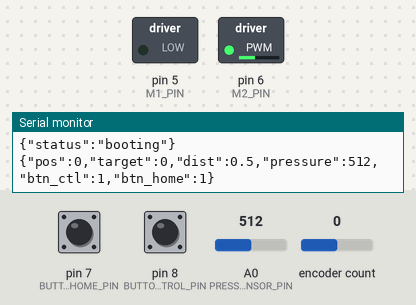
The program below on a simulated Arduino Nano, built with avr-gcc and run on an emulated ATmega328P. On the bench: switched loads named in the program (green lamp = pin HIGH), the last lines printed to the serial monitor. The inputs (shaded band) are chosen by the test bench; at power-on: pin 7 (BUTTON_HOME_PIN) HIGH, encoder count 0, pin 8 (BUTTON_CONTROL_PIN) HIGH, A0 (PRESSURE_SENSOR_PIN) = 512. Pins used as bus, display or sensor lines are not drawn.

Above: at 1.2 s.
1.3 s: pin 7 (BUTTON_HOME_PIN) pulled LOW for 0.15 s
At 2.5 s:
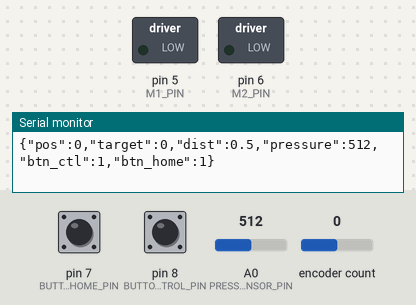
2.9 s: encoder count set to 4
At 3.8 s:
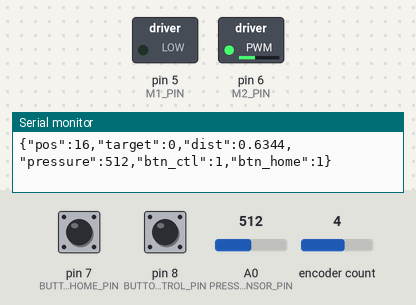
4.4 s: encoder count set to 3
7.4 s: pin 7 (BUTTON_HOME_PIN) pulled LOW for 1 s
At 8.4 s:
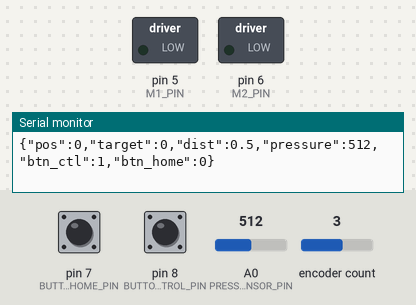
Timing chart, 0 to 10.4 s (numbered marks = the images above; inputs shaded):
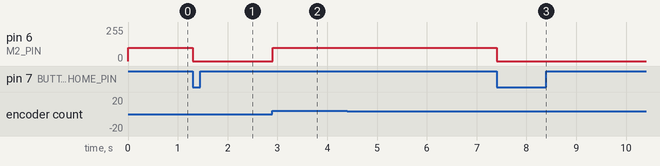

Measured:
- after the input at 1.3 s, pin 6 (M2_PIN): 100/255 → 0/255 at once
- after the input at 2.9 s, pin 6 (M2_PIN): 0/255 → 100/255 at once
- after the input at 7.4 s, pin 6 (M2_PIN): 100/255 → 0/255 at once

The program:

main.cpp
```cpp
#include <Arduino.h>

#include "MotorHandler.hpp"
#include "SerialHandler.hpp"
#include "SystemConfig.hpp"

// Global objects
MotorHandler motor;
SerialHandler serialHandler(motor);

// Timer variables for non-blocking loop
unsigned long lastMotorUpdate = 0;
unsigned long lastSerialRxUpdate = 0;
unsigned long lastSerialTxUpdate = 0;

void setup() {
    serialHandler.setup();
    Serial.println("{\"status\":\"booting\"}");

    // Initialize Modules
    motor.setup();

    // Initial Homing:
    if (AUTO_HOME_ON_BOOT) {
        motor.home();
    } else {
        motor.stopMotor();
    }
}

void loop() {
    unsigned long currentMillis = millis();

    // Serial Rx Task
    if (currentMillis - lastSerialRxUpdate >= SERIAL_RX_TASK_DELAY) {
        serialHandler.update();
        lastSerialRxUpdate = currentMillis;
    }

    // Motor Task
    if (currentMillis - lastMotorUpdate >= MOTOR_TASK_DELAY) {
        motor.update();
        lastMotorUpdate = currentMillis;
    }

    // Serial Tx Task
    if (currentMillis - lastSerialTxUpdate >= SERIAL_TX_TASK_DELAY) {
        serialHandler.sendStatus();
        lastSerialTxUpdate = currentMillis;
    }
}
```

MotorHandler.hpp
```cpp
#ifndef MOTOR_HANDLER_HPP
#define MOTOR_HANDLER_HPP

#include <Encoder.h>
#include "SystemConfig.hpp"

class MotorHandler {
   private:
    Encoder myEncoder;
    volatile long targetPosition;
    bool isHoming;
    int lastSpeed = -1;
    int lastDirection = 0;
    long lastError = 0;
    unsigned long lastTime = 0;

    void setMotorDrive(int direction, int speed) {
        if (speed == 0) {
            stopMotor();
            return;
        }

        // Only update if state has changed
        if (speed != lastSpeed || direction != lastDirection) {
            digitalWrite(SLEEP_PIN, HIGH);  // Wake up

            if (direction > 0) {
                // Forward
                analogWrite(M1_PIN, speed);
                analogWrite(M2_PIN, 0);
            } else {
                // Reverse
                analogWrite(M1_PIN, 0);
                analogWrite(M2_PIN, speed);
            }

            lastSpeed = speed;
            lastDirection = direction;
        }
    }

    long distanceToEncoderCounts(float distanceMM) {
        return (long)((distanceMM - DISTANCE_OFFSET) / DISTANCE_SLOPE);
    }

   public:
    MotorHandler() : myEncoder(ENC_A_PIN, ENC_B_PIN), targetPosition(0), isHoming(false) {}

    void setup() {
        pinMode(M1_PIN, OUTPUT);
        pinMode(M2_PIN, OUTPUT);

        // Setup Sleep Pin
        pinMode(SLEEP_PIN, OUTPUT);
        digitalWrite(SLEEP_PIN, HIGH);  // Enable Driver

        pinMode(BUTTON_HOME_PIN, INPUT_PULLUP);
        pinMode(BUTTON_CONTROL_PIN, INPUT_PULLUP);

        stopMotor();

        // Encoder library handles pin setup automatically
        myEncoder.write(0);
    }

    void stopMotor() {
        analogWrite(M1_PIN, 0);
        analogWrite(M2_PIN, 0);
        digitalWrite(SLEEP_PIN, LOW);  // Sleep
        lastSpeed = 0;
        lastDirection = 0;
    }

    void update() {
        // Homing Stop Condition
        if (digitalRead(BUTTON_HOME_PIN) == LOW) {
            myEncoder.write(0);
            if (isHoming) {
                stopMotor();
                targetPosition = 0;
                isHoming = false;
                return;
            }
        }

        if (isHoming) {
            setMotorDrive(-1, MIN_PWM);
            return;
        }

        long currentPos = getPosition();
        long error = targetPosition - currentPos;

        unsigned long currentTime = millis();
        float dt = (currentTime - lastTime) / 1000.0;
        if (dt <= 0) dt = 0.001;  // Prevent division by zero if called too fast

        float derivative = (error - lastError) / dt;

        // PD Output
        float output = (KP * error) + (KD * derivative);

        // Update state
        lastError = error;
        lastTime = currentTime;

        // Deadband / Stop Condition
        if (abs(error) <= STOP_TOLERANCE) {
            stopMotor();
            return;
        }

        int speed = abs(output);
        int direction = (output > 0) ? 1 : -1;

        // Constraint Speed
        if (speed > 255) speed = 255;

        // Minimum PWM to overcome friction
        if (speed < MIN_PWM && speed > 0) {
            speed = MIN_PWM;
        }

        setMotorDrive(direction, speed);
    }

    void setTargetDistance(float distanceMM) {
        if (distanceMM < MIN_DISTANCE_MM) distanceMM = MIN_DISTANCE_MM;
        if (distanceMM > MAX_DISTANCE_MM) distanceMM = MAX_DISTANCE_MM;
        setTargetPosition(distanceToEncoderCounts(distanceMM));
    }

    void setTargetPosition(long target) {
        if (!isHoming) {
            if (target < MIN_POSITION)
                target = MIN_POSITION;
            else if (target > MAX_POSITION)
                target = MAX_POSITION;
        }
        targetPosition = target;
    }

    long getPosition() {
        return myEncoder.read();
    }
    long getTarget() const { return targetPosition; }

    float getDistanceMM() { return (getPosition() * DISTANCE_SLOPE) + DISTANCE_OFFSET; }

    void home() { isHoming = true; }
};

#endif  // MOTOR_HANDLER_HPP
```

SerialHandler.hpp
```cpp
#ifndef SERIAL_HANDLER_HPP
#define SERIAL_HANDLER_HPP

#include <Arduino.h>
#include <ArduinoJson.h>

#include "MotorHandler.hpp"
#include "SystemConfig.hpp"

// 命令示例:
// {"cmd":"MOVE","val":10.5}  - 移动到指定距离(单位:mm)
// {"cmd":"HOME"}              - 回到原点
// {"cmd":"STOP"}              - 停止运动
class SerialHandler {
   private:
    MotorHandler& motor;
    String inputBuffer;

   public:
    SerialHandler(MotorHandler& m) : motor(m) { inputBuffer.reserve(200); }

    void setup() { Serial.begin(115200); }

    void update() {
        while (Serial.available()) {
            char c = Serial.read();
            if (c == '\n') {
                processCommand(inputBuffer);
                inputBuffer = "";
            } else if (c != '\r') {
                inputBuffer += c;
            }
        }
    }

    void processCommand(const String& json) {
        JsonDocument doc;
        DeserializationError error = deserializeJson(doc, json);

        if (error) {
            Serial.println("{\"error\":\"Invalid JSON\"}");
            return;
        }

        const char* cmd = doc["cmd"];
        if (!cmd) return;

        if (strcmp(cmd, "MOVE") == 0) {
            if (doc["val"].is<float>()) {
                float dist = doc["val"];
                motor.setTargetDistance(dist);
                // Serial.println("{\"status\":\"moving\"}");
            }
        } else if (strcmp(cmd, "HOME") == 0) {
            motor.home();
        } else if (strcmp(cmd, "STOP") == 0) {
            motor.setTargetPosition(motor.getPosition());
            motor.stopMotor();
        }
    }

    void sendStatus() {
        JsonDocument doc;

        doc["pos"] = motor.getPosition();
        doc["target"] = motor.getTarget();
        doc["dist"] = motor.getDistanceMM();
        doc["pressure"] = analogRead(PRESSURE_SENSOR_PIN);
        doc["btn_ctl"] = digitalRead(BUTTON_CONTROL_PIN);
        doc["btn_home"] = digitalRead(BUTTON_HOME_PIN);

        serializeJson(doc, Serial);
        Serial.println();
    }
};

#endif  // SERIAL_HANDLER_HPP
```

SystemConfig.hpp
```cpp
#ifndef SYSTEM_CONFIG_HPP
#define SYSTEM_CONFIG_HPP

#include <Arduino.h>

// ----------------- Pin Definitions (Arduino Nano) -----------------
// PWM supported pins on Nano: 3, 5, 6, 9, 10, 11
constexpr uint8_t M1_PIN = 5;
constexpr uint8_t M2_PIN = 6;
constexpr uint8_t SLEEP_PIN = 4;

// Encoder Pins (Must be interrupt pins for best performance: 2, 3 on Nano)
constexpr uint8_t ENC_A_PIN = 2;
constexpr uint8_t ENC_B_PIN = 3;

constexpr uint8_t PRESSURE_SENSOR_PIN = A0;
constexpr uint8_t BUTTON_HOME_PIN = 7;
constexpr uint8_t BUTTON_CONTROL_PIN = 8;

// ----------------- Movement Parameters -----------------
constexpr float KP = 0.7;
constexpr float KD = 0.05;
constexpr int MIN_PWM = 100;
constexpr int STOP_TOLERANCE = 10;

// ----------------- Limits & conversion -----------------
constexpr long MIN_POSITION = 50;
constexpr long MAX_POSITION = 10000;

constexpr float DISTANCE_SLOPE = 0.0084;
constexpr float DISTANCE_OFFSET = 0.5;
constexpr float MIN_DISTANCE_MM = 0.0;
constexpr float MAX_DISTANCE_MM = 90.0;

// ----------------- Task Settings (Loop Intervals) -----------------
constexpr uint32_t SERIAL_RX_TASK_DELAY = 1;     // ms (Fast Read)
constexpr uint32_t SERIAL_TX_TASK_DELAY = 1000;  // ms (Slow Write)
constexpr uint32_t MOTOR_TASK_DELAY = 1;         // ms

constexpr bool AUTO_HOME_ON_BOOT = true;

#endif  // SYSTEM_CONFIG_HPP
```
